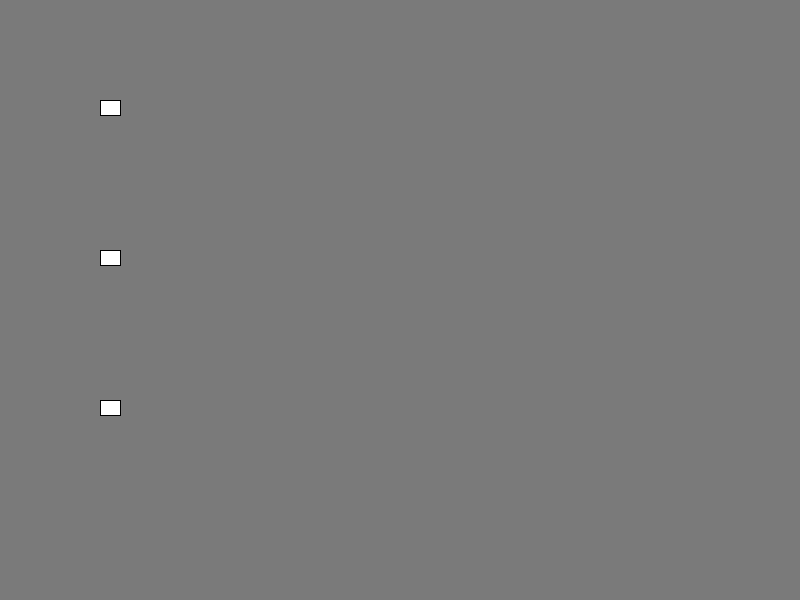
Frame 1 (no input)
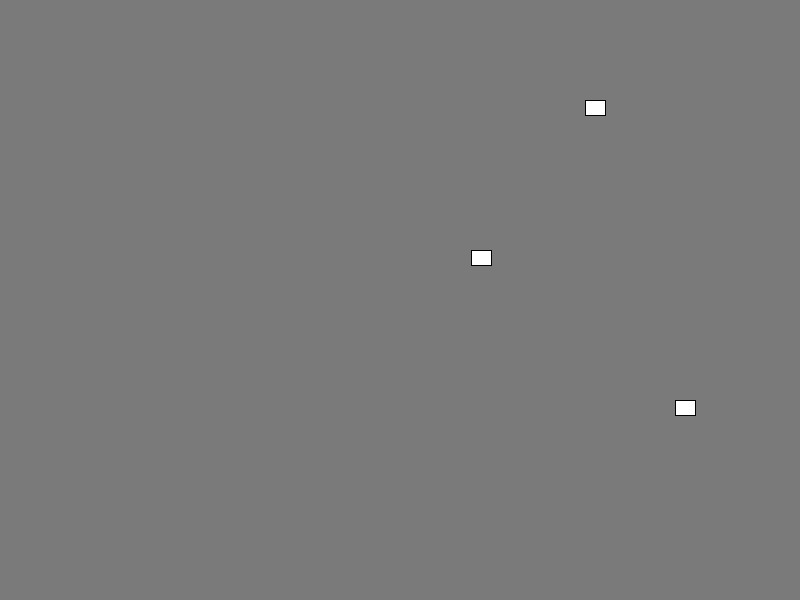
Frame 60 (the mouse pressed at the canvas centre just before this capture)
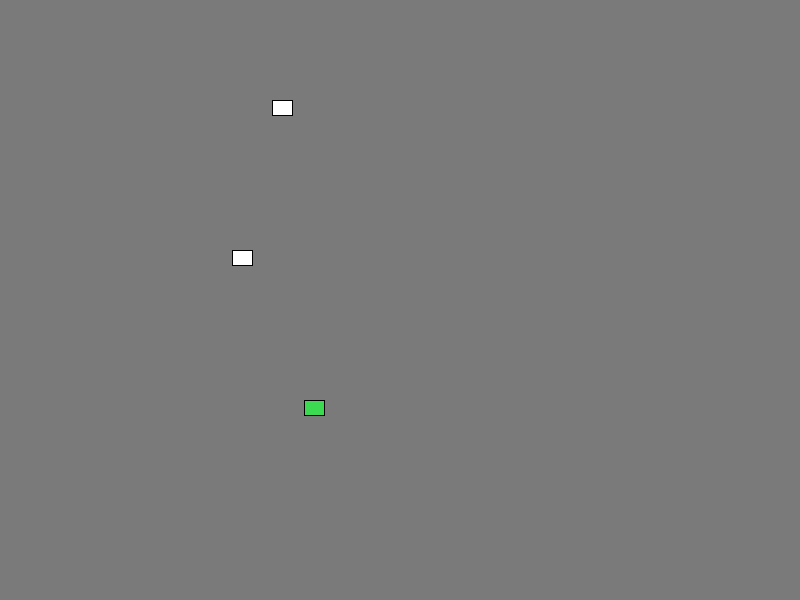
Frame 120 (the mouse held since frame 60 and released just before this capture)

The Processing sketch that drew these frames (run headless with seeded random() and noise(); from frame 60 on, the mouse is pressed at the canvas centre):

// Processing sketch: processing_165810
// ── processing_165810.pde

Car car1;
Car car2;
Car car3;
 
void setup(){
  size(800,600);
  car1 = new Car(100);
  car2 = new Car(250);
  car3 = new Car(400);
}
void draw(){
  background(122);
 
  car1.display();
  car1.move();
  car2.display();
  car2.move();
  car3.display();
  car3.move();
   
    if (car1.x > width-20 || car1.x <0 || car2.x > width-20 || car2.x <0 || car3.x > width-20 || car3.x <0 ) {
      car1.xspeed = car1.xspeed*-1;
      car2.xspeed = car2.xspeed*-1;
      car3.xspeed = car3.xspeed*-1;
}
 
}
 


class Car {
  float x;
  int y;
  float xspeed;
  int r;
  int g;
  int b;
   
  Car(int ypos) {
    y = ypos;
    x = 100;
    xspeed = random(5,10);
    r = 255;
    g = 255;
    b = 255;
 
  }
  void display(){
    if (x > width-20 || x < 0){
    r = int(random(255));
    g = int(random(255));
    b = int(random(255));
    }
    fill(r,g,b);
    rect(x,y,20,15);
     
 
  }
  void move(){
     x = x + (xspeed);
 
  }
    
}
     
    
